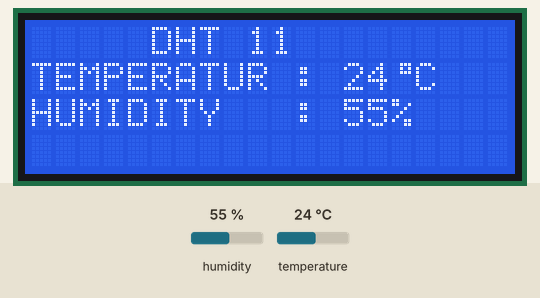
This sketch was run on a simulated ESP32. On the bench: 20×4 character LCD. Inputs (shaded band) come from the test bench; at power-on: temperature 24 °C, humidity 55 %. What the sketch prints to the serial monitor is not drawn.

Above: at 2.7 s.
2.8 s: temperature set to 11 °C
At 4.9 s:
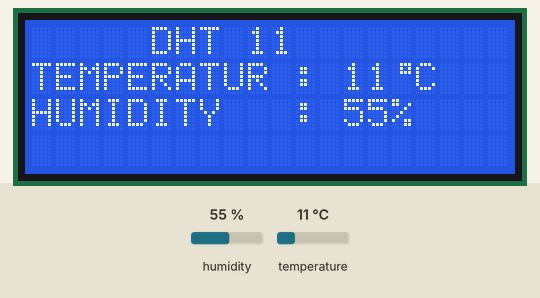
5.8 s: temperature set to 8 °C
At 6.5 s:
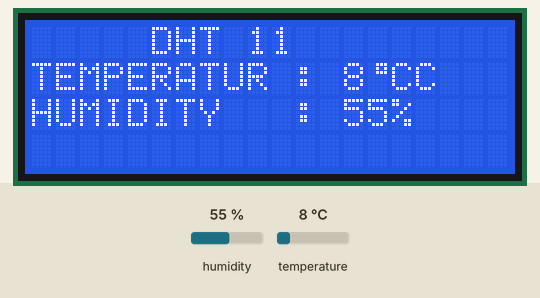
8.8 s: humidity set to 22 %
At 10.8 s:
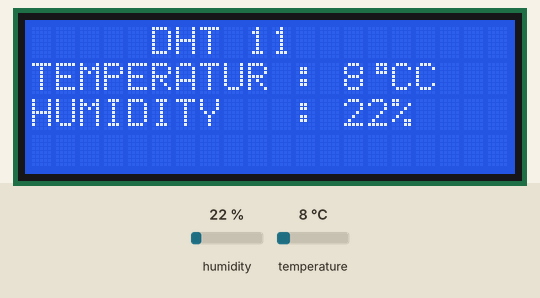
11.8 s: humidity set to 40 %
At 13.6 s:
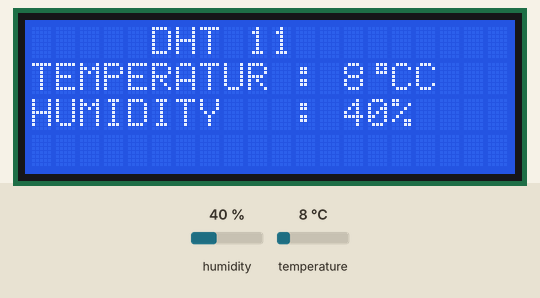
Timing chart, 0 to 15.1 s (numbered marks = the images above; inputs shaded):
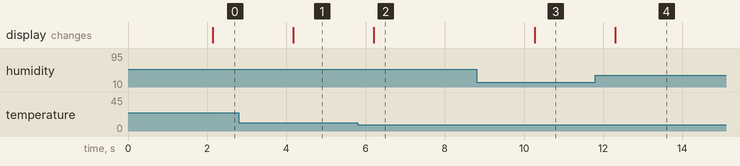

Measured:
- the behaviour switches between 10 and 9 °C on temperature (found by bisection; images 1 and 2)
- after the input at 2.8 s, the display: changes after 1.4 s (image 1)
- after the input at 5.8 s, the display: changes after 0.40 s (image 2)
- after the input at 8.8 s, the display: changes after 1.5 s (image 3)
- after the input at 11.8 s, the display: changes after 0.50 s (image 4)

The sketch:

DHT11_LCD_I2C_with_ESP32.ino
```cpp
// - DHT Sensor Library: https://github.com/adafruit/DHT-sensor-library
// - Adafruit Unified Sensor Lib: https://github.com/adafruit/Adafruit_Sensor

#include "DHT.h"
#include <Wire.h>
#include <LiquidCrystal_I2C.h>

#define DHTPIN 4
#define TAMPIL_SERIAL true

#define DHTTYPE DHT11

LiquidCrystal_I2C lcd(0x27, 20, 4); // Alamat I2C, jumlah kolom, jumlah baris
DHT dht(DHTPIN, DHTTYPE);

const byte KARAKTER_DERAJAT = 0;
byte derajat[] = {
  B00111,
  B00101,
  B00111,
  B00000,
  B00000,
  B00000,
  B00000,
  B00000
};
int hum = 0, temp = 0;

void setup() {
#if TAMPIL_SERIAL
  Serial.begin(9600);
  Serial.println(F("DHT 11 !"));
#endif

  lcd.init();
  lcd.createChar(KARAKTER_DERAJAT, derajat);
  lcd.backlight();
  lcd.setCursor(5, 0);
  lcd.print("DHT 11");
  lcd.setCursor(0, 1);
  lcd.print("TEMPERATUR :");
  lcd.setCursor(0, 2);
  lcd.print("HUMIDITY   :");

  dht.begin();
}

void loop() {
  delay(2000);  // Delay untuk

  hum = dht.readHumidity();
  temp = dht.readTemperature(); // Baca temperatur dalam celcius (default)

  if (isnan(hum) || isnan(temp)) {
#if TAMPIL_SERIAL
  Serial.println(F("Failed to read from DHT sensor!"));
#endif
    return;
  }

  lcd.setCursor(13, 1);
  lcd.print(temp);
  lcd.setCursor(13, 2);
  lcd.print(hum);

  if(temp < 10){
    lcd.setCursor(14, 1);
  }else{
    lcd.setCursor(15, 1);
  }
  lcd.write(KARAKTER_DERAJAT);

  if(temp < 10){
    lcd.setCursor(15, 1);
  }else{
    lcd.setCursor(16, 1);
  }
  lcd.print("C");

  if(hum < 10){
    lcd.setCursor(14, 2);
  }else{
    lcd.setCursor(15, 2);
  }
  lcd.print("%");

#if TAMPIL_SERIAL
  Serial.println("\n================");
  Serial.print(F("Humidity: ")); Serial.print(hum); Serial.println("%");
  Serial.print(F("Temperature: ")); Serial.print(temp); Serial.println(F("°C "));
#endif

}
```
